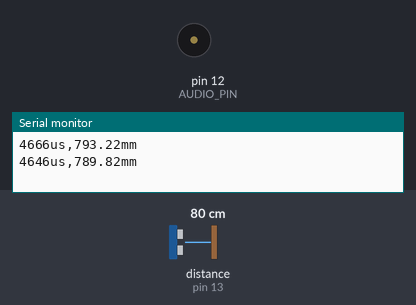
Simulated run of this sketch. Board: Arduino Uno, built with avr-gcc and run on an emulated ATmega328P. On the bench: buzzer (waves = sounding), the last lines printed to the serial monitor. Wiring (inferred from the names in the program): ultrasonic range finder: trigger pin 10; echo pin 13. The test bench sets the inputs (shaded band); at power-on: distance to the obstacle (sensor on pin 13) 80 cm. The echo pulse lasts 58.3 µs per cm.

Above: at 1.9 s.
2.0 s: distance to the obstacle (sensor on pin 13) set to 26 cm
3.5 s: distance to the obstacle (sensor on pin 13) set to 23 cm
At 5.0 s:
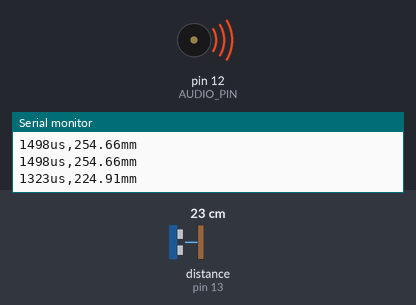
Timing chart, 0 to 6.5 s (numbered marks = the images above; inputs shaded):
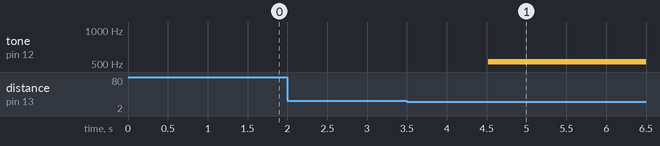

Measured:
- the behaviour switches between 25 and 24 cm on distance to the obstacle (sensor on pin 13) (found by bisection; images 0 and 1)
- after the input at 3.5 s, tone on pin 12 (AUDIO_PIN): silent → 524 Hz after 1.0 s

The sketch:

prog1_ex_distance.ino
```cpp
#define TRIG_PIN 10
#define ECHO_PIN 13
#define AUDIO_PIN 12

int HL_time=0;
int freq[]={262,294,330,349,392,440,494,524,0};
int data=0;

float distance=0.0;
void setup() {
  // put your setup code here, to run once:
Serial.begin(115200);
pinMode(TRIG_PIN,OUTPUT);
pinMode(ECHO_PIN,INPUT);
}

void loop() {
  // put your main code here, to run repeatedly:

digitalWrite(TRIG_PIN,LOW);
delayMicroseconds(1);
digitalWrite(TRIG_PIN,HIGH);
delayMicroseconds(11);
digitalWrite(TRIG_PIN,LOW);
HL_time=pulseIn(ECHO_PIN,HIGH);
distance=340.0*HL_time/2/1000;
Serial.print(HL_time);
Serial.print("us,");
Serial.print(distance);
Serial.println("mm");
delay(100);
if (distance<=30){
  tone(AUDIO_PIN,freq[0]);
  delay(500);
}
else if(30<distance&&distance<=60){
  tone(AUDIO_PIN,freq[1]);
  delay(500);
}
else if(60<distance&&distance<=90){
  tone(AUDIO_PIN,freq[2]);
  delay(500);
}else if(90<distance&&distance<=120){
  tone(AUDIO_PIN,freq[3]);
  delay(500);
}else if(120<distance&&distance<=150){
  tone(AUDIO_PIN,freq[4]);
  delay(500);
}else if(150<distance&&distance<=180){
  tone(AUDIO_PIN,freq[5]);
  delay(500);
}else if(180<distance&&distance<=210){
  tone(AUDIO_PIN,freq[6]);
  delay(500);
}else if(210<distance&&distance<=240){
  tone(AUDIO_PIN,freq[7]);
  delay(500);
}
else{
  tone(AUDIO_PIN,freq[8]);
  delay(500);
}
delay(500);
}
```
